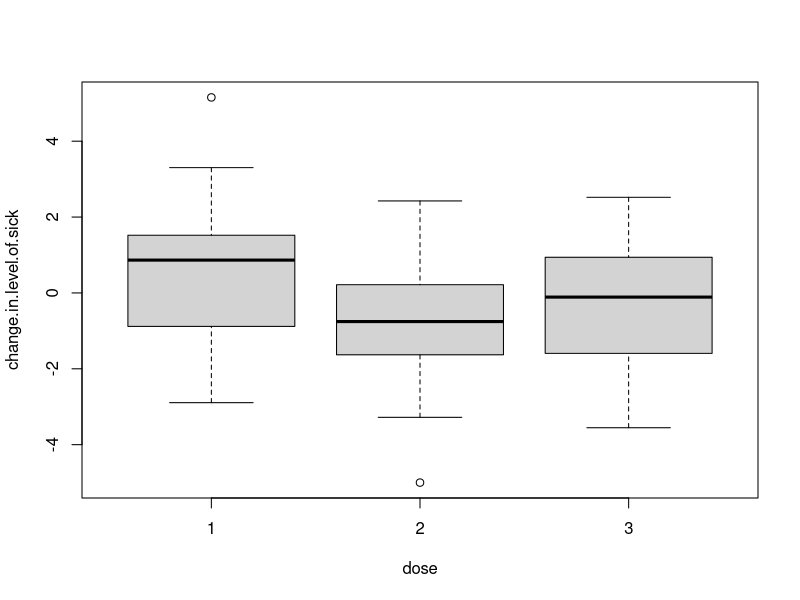
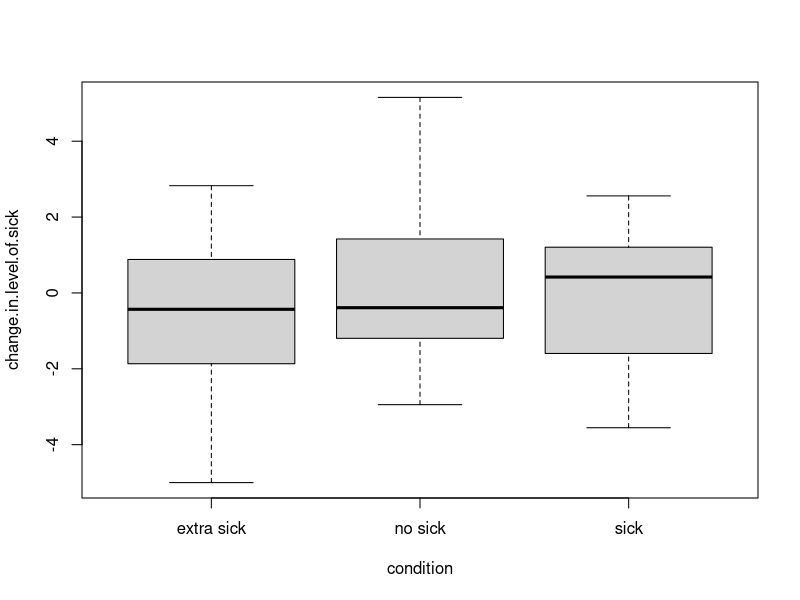
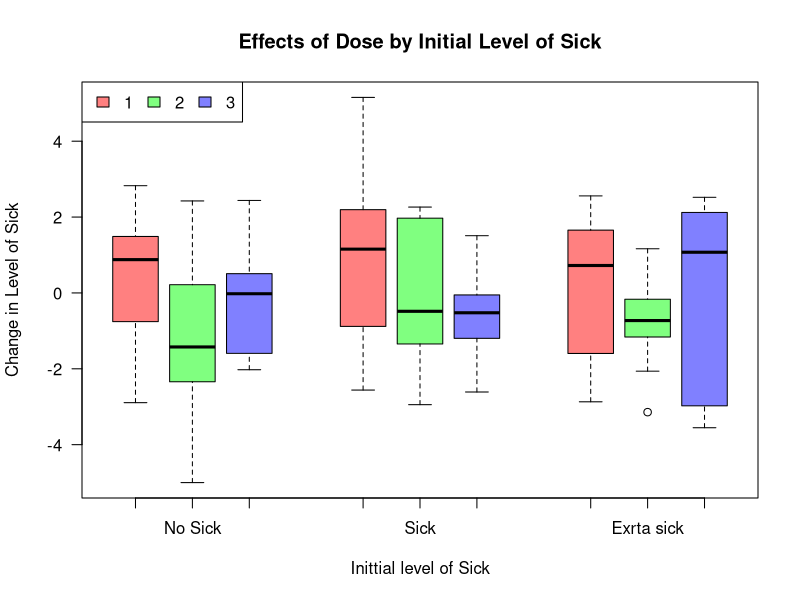

Here is the R script that generated these plots, in order: (Note: this script raises an error after producing the figures.)
#------------------Try out two way ANOVA--------------------------------------

#make a fake data set that is compaible with two way ANOVA
dose <- rep(rep(c(1, 2, 3), each= 10), length= 90)
condition <- rep(c("no sick", "sick", "extra sick"), each= 30)
#lets do n= 10 per condition and dose 
change.in.level.of.sick <- rnorm(90, 0, 2)
sick.test <- data.frame(condition, dose, change.in.level.of.sick)

#visualize data
boxplot(change.in.level.of.sick ~ dose, data = sick.test)
boxplot(change.in.level.of.sick ~ condition, data = sick.test)

#visualize both level groups at one
cols <- rainbow(3, s = 0.5)
boxplot(change.in.level.of.sick ~ dose + condition, data = sick.test,
        at = c(1:3, 5:7, 9:11), col = cols,
        names = c(NA, "No Sick", NA, NA, "Sick", NA, NA, "Exrta sick", NA), 
        xaxs = FALSE,
        las=1,
        main= "Effects of Dose by Initial Level of Sick",
        ylab= "Change in Level of Sick",
        xlab= "Inittial level of Sick")
legend("topleft", fill = cols, legend = c(1,2,3), horiz = T)
#As we might expect given that I used random number generation, there doesn't-
#look like there is a lot of significant differences going on here

#compute an ANOVA
res.aov <- aov(change.in.level.of.sick ~ dose + condition, data = sick.test)
summary(res.aov)

#how to get two p values out
p.aov.2 <- data.frame(matrix(NA, ncol=3, nrow=100))
p.aov.2[i, 1:3] <- summary(res.aov)[[1]][["Pr(>F)"]]

#------------------everything stops working but I don't know it yet-----------

#lets make a function
rapid.2.aov.r <- function(mean, variance){
  p.aov.2 <- data.frame(matrix(NA, ncol=3, nrow=100))
  names(p.aov.2)[1]<-paste("p-value dose")
  names(p.aov.2)[2]<-paste("p-value condition")
  dose <- rep(rep(c(1, 2, 3), each= 10), length= 90)
  condition <- rep(c("no sick", "sick", "extra sick"), each= 30)
  for (i in 1:100) {
    change.in.level.of.sick <- rnorm(90, mean, variance)
    aov <- data.frame(change.in.level.of.sick, condition, dose)
    res.aov <- aov(change.in.level.of.sick ~ dose + condition, data = sick.test)
    p.aov.2[i, 1:3] <- summary(res.aov)[[1]][["Pr(>F)"]]
  }
  sig <- p.aov.2[, 1] <= 0.05
  sig2 <- p.aov.2[, 2] <= 0.05
  print(length(which(sig == TRUE)))
  print(length(which(sig2 == TRUE)))
}

rapid.2.aov.r(10, 1) #0, 0 sigs
rapid.2.aov.r(100, 1) #0, 0 sigs
rapid.2.aov.r(1000, 1) #0, 0 sigs
#... I think I need to split up the change.in.level.of.sick variable so that-
#I can have differnt means (etc) for each initial level of sickness

#let's try that
rapid.2.aov <- function(m1, m2, m3, v1, v2, v3){
  p.aov.2 <- data.frame(matrix(NA, ncol=3, nrow=100))
  names(p.aov.2)[1]<-paste("p-value dose")
  names(p.aov.2)[2]<-paste("p-value condition")
  dose <- rep(rep(c(1, 2, 3), each= 10), length= 90)
  condition <- rep(c("no sick", "sick", "extra sick"), each= 30)
  for (i in 1:100) {
    change.in.level.of.sick[1:30] <- rnorm(30, m1, v1)
    change.in.level.of.sick[31:60] <- rnorm(30, m2, v2)
    change.in.level.of.sick[61:90] <- rnorm(30, m3, v3)
    aov <- data.frame(change.in.level.of.sick, condition, dose)
    res.aov <- aov(change.in.level.of.sick ~ dose + condition, data = sick.test)
    p.aov.2[i, 1:3] <- summary(res.aov)[[1]][["Pr(>F)"]]
  }
  sig <- p.aov.2[, 1] <= 0.05
  sig2 <- p.aov.2[, 2] <= 0.05
  print(length(which(sig == TRUE)))
  print(length(which(sig2 == TRUE)))
}

rapid.2.aov(1, 10, 20, 2, 2, 2) #0, 0 sigs
rapid.2.aov(1, 10, 20, 2, 2, 2) #0, 0 sigs
rapid.2.aov(1, 10, 20, 10, 10, 10) #0, 0 sigs

#I do not know what's happening so lets through a boxplot into my function
rapid.2.aov.b <- function(m1, m2, m3, v1, v2, v3){
  p.aov.2 <- data.frame(matrix(NA, ncol=3, nrow=100))
  names(p.aov.2)[1]<-paste("p-value dose")
  names(p.aov.2)[2]<-paste("p-value condition")
  dose <- rep(rep(c(1, 2, 3), each= 10), length= 90)
  condition <- rep(c("no sick", "sick", "extra sick"), each= 30)
  for (i in 1:100) {
    change.in.level.of.sick[1:30] <- rnorm(30, m1, v1)
    change.in.level.of.sick[31:60] <- rnorm(30, m2, v2)
    change.in.level.of.sick[61:90] <- rnorm(30, m3, v3)
    aov <- data.frame(change.in.level.of.sick, condition, dose)
    res.aov <- aov(change.in.level.of.sick ~ dose + condition, data = sick.test)
    p.aov.2[i, 1:3] <- summary(res.aov)[[1]][["Pr(>F)"]]
    cols <- rainbow(3, s = 0.5)
    boxplot(change.in.level.of.sick ~ dose + condition, data = sick.test,
            at = c(1:3, 5:7, 9:11), col = cols,
            names = c(NA, "No Sick", NA, NA, "Sick", NA, NA, "Exrta sick", NA), 
            xaxs = FALSE,
            las=1,
            main= "Effects of Dose by Initial Level of Sick",
            ylab= "Change in Level of Sick",
            xlab= "Inittial level of Sick")
    legend("topleft", fill = cols, legend = c(1,2,3), horiz = T)
  }
  sig <- p.aov.2[, 1] <= 0.05
  sig2 <- p.aov.2[, 2] <= 0.05
  print(length(which(sig == TRUE)))
  print(length(which(sig2 == TRUE)))
  cols <- rainbow(3, s = 0.5)
}

#testing
rapid.2.aov.b(10, 20, 30, 2, 2, 2)
#If you flip through the box plot, you will see that they are all the same


#----I've noticed to boxplots are all the same--------------------------

#First function boxplot test
rapid.2.aov.r <- function(mean, variance){
  p.aov.2 <- data.frame(matrix(NA, ncol=3, nrow=100))
  names(p.aov.2)[1]<-paste("p-value dose")
  names(p.aov.2)[2]<-paste("p-value condition")
  dose <- rep(rep(c(1, 2, 3), each= 10), length= 90)
  condition <- rep(c("no sick", "sick", "extra sick"), each= 30)
  for (i in 1:100) {
    change.in.level.of.sick <- rnorm(90, mean, variance)
    aov <- data.frame(change.in.level.of.sick, condition, dose)
    res.aov <- aov(change.in.level.of.sick ~ dose + condition, data = sick.test)
    p.aov.2[i, 1:3] <- summary(res.aov)[[1]][["Pr(>F)"]]
    boxplot(change.in.level.of.sick ~ dose + condition, data = sick.test,
            at = c(1:3, 5:7, 9:11), col = cols,
            names = c(NA, "No Sick", NA, NA, "Sick", NA, NA, "Exrta sick", NA), 
            xaxs = FALSE,
            las=1,
            main= "Effects of Dose by Initial Level of Sick",
            ylab= "Change in Level of Sick",
            xlab= "Inittial level of Sick")
    legend("topleft", fill = cols, legend = c(1,2,3), horiz = T)
  }
  sig <- p.aov.2[, 1] <= 0.05
  sig2 <- p.aov.2[, 2] <= 0.05
  print(length(which(sig == TRUE)))
  print(length(which(sig2 == TRUE)))
}

rapid.2.aov.r(10, 2)
#hmm... It is also printing the same box plots


#--------------------teting where the issue is---------------------

#Print rnorm to see if problem is there
#prin p-value to see if problem is there
rapid.2.aov.r.testing <- function(mean, variance){
  p.aov.2 <- data.frame(matrix(NA, ncol=3, nrow=100))
  names(p.aov.2)[1]<-paste("p-value dose")
  names(p.aov.2)[2]<-paste("p-value condition")
  dose <- rep(rep(c(1, 2, 3), each= 10), length= 90)
  condition <- rep(c("no sick", "sick", "extra sick"), each= 30)
  for (i in 1:100) {
    change.in.level.of.sick <- rnorm(90, mean, variance)
    print(head(change.in.level.of.sick))
    aov <- data.frame(change.in.level.of.sick, condition, dose)
    res.aov <- aov(change.in.level.of.sick ~ dose + condition, data = sick.test)
    p.aov.2[i, 1:3] <- summary(res.aov)[[1]][["Pr(>F)"]]
    print( p.aov.2[i, 1:3])
  }
}

rapid.2.aov.r.testing(10, 5)
#problem is with p-value
#why, then, am I getting the same box plot

#let's test the boxplos again
rapid.2.aov.r.testing.2 <- function(mean, variance){
  p.aov.2 <- data.frame(matrix(NA, ncol=3, nrow=100))
  names(p.aov.2)[1]<-paste("p-value dose")
  names(p.aov.2)[2]<-paste("p-value condition")
  dose <- rep(rep(c(1, 2, 3), each= 10), length= 90)
  condition <- rep(c("no sick", "sick", "extra sick"), each= 30)
  for (i in 1:100) {
    change.in.level.of.sick <- rnorm(90, mean, variance)
    print(head(change.in.level.of.sick))
    boxplot(change.in.level.of.sick ~ dose + condition, data = sick.test,
            at = c(1:3, 5:7, 9:11), col = cols,
            names = c(NA, "No Sick", NA, NA, "Sick", NA, NA, "Exrta sick", NA), 
            xaxs = FALSE,
            las=1,
            main= "Effects of Dose by Initial Level of Sick",
            ylab= "Change in Level of Sick",
            xlab= "Inittial level of Sick")
    legend("topleft", fill = cols, legend = c(1,2,3), horiz = T)
    aov <- data.frame(change.in.level.of.sick, condition, dose)
    res.aov <- aov(change.in.level.of.sick ~ dose + condition, data = sick.test)
    p.aov.2[i, 1:3] <- summary(res.aov)[[1]][["Pr(>F)"]]
    print( p.aov.2[i, 1:3])
  }
}

#Testing
rapid.2.aov.r.testing.2(10, 5)
#So, even though I have different numbers, it is giving me the exact same-
#box plots




